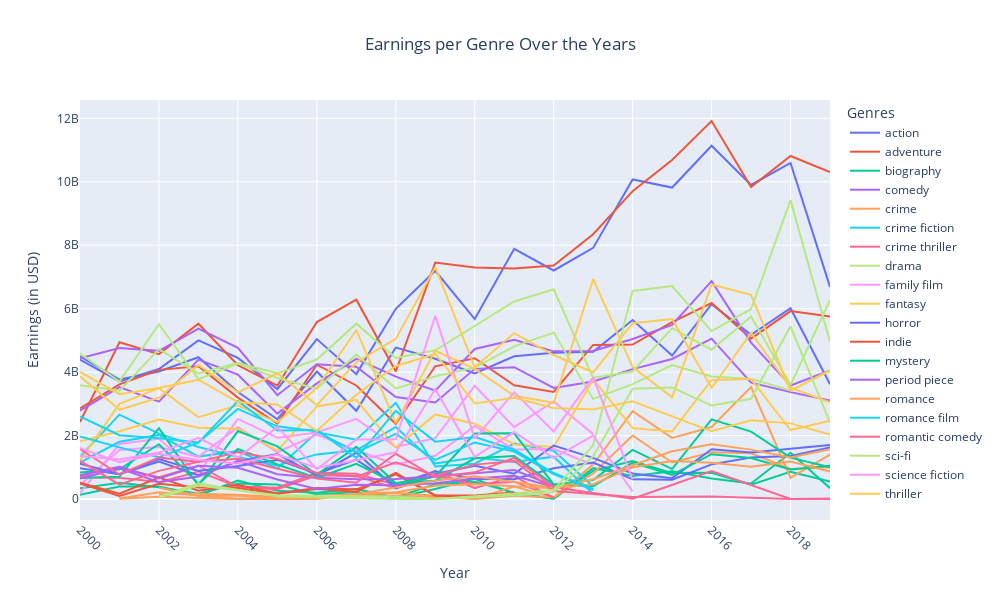

Notebook cell for this chart:
### Code cell
import pandas as pd
import plotly.express as px

filtered_df = final_inflated.dropna(subset=['Year', 'Genres', 'Domestic(USD)_Inflated', 'Foreign(USD)_Inflated'])
filtered_df['Year'] = filtered_df['Year'].astype(int)

filtered_df['Genres'] = filtered_df['Genres'].str.split(', ') 
genre_year_df = filtered_df.explode('Genres')

# Filter to only include top 20 genres
genre_year_df = genre_year_df[genre_year_df['Genres'].isin(top_20_genres)]

# Group by Genre and Year and aggregate earnings data
genre_year_data = genre_year_df.groupby(['Genres', 'Year']).agg(
    Total_Domestic = pd.NamedAgg(column='Domestic(USD)_Inflated', aggfunc='sum'),
    Total_Foreign = pd.NamedAgg(column='Foreign(USD)_Inflated', aggfunc='sum'),
    Total_Film_Count = pd.NamedAgg(column='Name', aggfunc='count')
).reset_index()

genre_year_data['Domestic_Percentage'] = (genre_year_data['Total_Domestic'] / (genre_year_data['Total_Domestic'] + genre_year_data['Total_Foreign'])) * 100
genre_year_data['Foreign_Percentage'] = (genre_year_data['Total_Foreign'] / (genre_year_data['Total_Domestic'] + genre_year_data['Total_Foreign'])) * 100

# Bar chart showing the total earnings and film count by genre
fig1 = px.bar(
    genre_year_data, 
    x='Genres', 
    y='Total_Film_Count', 
    title="Number of Films per Genre",
    labels={'Total_Film_Count': 'Number of Films'},
    color='Genres',
    color_discrete_sequence=px.colors.qualitative.Set2
)

# Bar chart showing the total earnings per genre (Domestic vs Foreign)
fig2 = px.bar(
    genre_year_data, 
    x='Genres', 
    y=['Total_Domestic', 'Total_Foreign'], 
    title="Total Earnings (Domestic vs Foreign) per Genre",
    labels={'value': 'Total Earnings (in USD)', 'variable': 'Type of Earnings'},
    barmode='group', 
    color_discrete_sequence=px.colors.qualitative.Set1
)

# Adding line plot showing earnings per year
fig3 = px.line(
    genre_year_data,
    x='Year',
    y=['Total_Domestic', 'Total_Foreign'],
    color='Genres',
    title="Earnings per Genre Over the Years",
    labels={'value': 'Earnings (in USD)', 'Year': 'Year'},
    line_shape='linear'
)

# Update Layout for bar charts
fig1.update_layout(
    xaxis=dict(title="Genres", tickangle=45),
    yaxis=dict(title="Number of Films"),
    legend_title_text="Genres",
    title_x=0.5,
    height=600,
    width=1000
)

fig2.update_layout(
    xaxis=dict(title="Genres", tickangle=45),
    yaxis=dict(title="Total Earnings (in USD)"),
    legend_title_text="Type of Earnings",
    title_x=0.5,
    height=600,
    width=1000
)

### Figure 1 — Plotly figure (JSON) as saved in the notebook; plotly's stock layout.template omitted (floating-point values rounded to 4 significant figures)
{"data": [{"hovertemplate": "Genres=action<br>variable=Total_Domestic<br>Year=%{x}<br>Earnings (in USD)=%{y}<extra></extra>", "legendgroup": "action", "line": {"color": "#636efa", "dash": "solid", "shape": "linear"}, "marker": {"symbol": "circle"}, "mode": "lines", "name": "action", "orientation": "v", "showlegend": true, "type": "scatter", "x": [2000, 2001, 2002, 2003, 2004, 2005, 2006, 2007, 2008, 2009, 2010, 2011, 2012, 2013, 2014, 2015, 2016, 2017, 2018, 2019], "xaxis": "x", "y": [4498000000.0, 3765000000.0, 4020000000.0, 4469000000.0, 3371000000.0, 2514000000.0, 4019000000.0, 2780000000.0, 4774000000.0, 4419000000.0, 3955000000.0, 4498000000.0, 4611000000.0, 4644000000.0, 5641000000.0, 4524000000.0, 6141000000.0, 5175000000.0, 6016000000.0, 3619000000.0], "yaxis": "y"}, {"hovertemplate": "Genres=action<br>variable=Total_Foreign<br>Year=%{x}<br>Earnings (in USD)=%{y}<extra></extra>", "legendgroup": "action", "line": {"color": "#636efa", "dash": "solid", "shape": "linear"}, "marker": {"symbol": "circle"}, "mode": "lines", "name": "action", "orientation": "v", "showlegend": false, "type": "scatter", "x": [2000, 2001, 2002, 2003, 2004, 2005, 2006, 2007, 2008, 2009, 2010, 2011, 2012, 2013, 2014, 2015, 2016, 2017, 2018, 2019], "xaxis": "x", "y": [4392000000.0, 3709000000.0, 4097000000.0, 5000000000.0, 4450000000.0, 3468000000.0, 5040000000.0, 3936000000.0, 5995000000.0, 7192000000.0, 5671000000.0, 7887000000.0, 7203000000.0, 7916000000.0, 10070000000.0, 9818000000.0, 11140000000.0, 9899000000.0, 10590000000.0, 6688000000.0], "yaxis": "y"}, {"hovertemplate": "Genres=adventure<br>variable=Total_Domestic<br>Year=%{x}<br>Earnings (in USD)=%{y}<extra></extra>", "legendgroup": "adventure", "line": {"color": "#EF553B", "dash": "solid", "shape": "linear"}, "marker": {"symbol": "circle"}, "mode": "lines", "name": "adventure", "orientation": "v", "showlegend": true, "type": "scatter", "x": [2000, 2001, 2002, 2003, 2004, 2005, 2006, 2007, 2008, 2009, 2010, 2011, 2012, 2013, 2014, 2015, 2016, 2017, 2018, 2019], "xaxis": "x", "y": [2856000000.0, 3613000000.0, 4071000000.0, 4184000000.0, 3197000000.0, 2376000000.0, 4233000000.0, 3578000000.0, 2367000000.0, 4183000000.0, 4438000000.0, 3585000000.0, 3376000000.0, 4856000000.0, 4867000000.0, 5579000000.0, 6179000000.0, 5056000000.0, 5924000000.0, 5751000000.0], "yaxis": "y"}, {"hovertemplate": "Genres=adventure<br>variable=Total_Foreign<br>Year=%{x}<br>Earnings (in USD)=%{y}<extra></extra>", "legendgroup": "adventure", "line": {"color": "#EF553B", "dash": "solid", "shape": "linear"}, "marker": {"symbol": "circle"}, "mode": "lines", "name": "adventure", "orientation": "v", "showlegend": false, "type": "scatter", "x": [2000, 2001, 2002, 2003, 2004, 2005, 2006, 2007, 2008, 2009, 2010, 2011, 2012, 2013, 2014, 2015, 2016, 2017, 2018, 2019], "xaxis": "x", "y": [2427000000.0, 4940000000.0, 4566000000.0, 5526000000.0, 4219000000.0, 3576000000.0, 5577000000.0, 6283000000.0, 4019000000.0, 7453000000.0, 7299000000.0, 7265000000.0, 7359000000.0, 8348000000.0, 9705000000.0, 10680000000.0, 11920000000.0, 9834000000.0, 10810000000.0, 10310000000.0], "yaxis": "y"}, {"hovertemplate": "Genres=biography<br>variable=Total_Domestic<br>Year=%{x}<br>Earnings (in USD)=%{y}<extra></extra>", "legendgroup": "biography", "line": {"color": "#00cc96", "dash": "solid", "shape": "linear"}, "marker": {"symbol": "circle"}, "mode": "lines", "name": "biography", "orientation": "v", "showlegend": true, "type": "scatter", "x": [2000, 2001, 2002, 2003, 2004, 2005, 2006, 2007, 2008, 2009, 2010, 2011, 2012, 2013, 2014, 2015, 2016, 2017, 2018, 2019], "xaxis": "x", "y": [340200000.0, 509600000.0, 374000000.0, 169600000.0, 490800000.0, 457400000.0, 140100000.0, 220300000.0, 49220000.0, 474400000.0, 544900000.0, 200500000.0, 7856000.0, 893000000.0, 1200000000.0, 816700000.0, 825900000.0, 448400000.0, 854600000.0, 551100000.0], "yaxis": "y"}, {"hovertemplate": "Genres=biography<br>variable=Total_Foreign<br>Year=%{x}<br>Earnings (in USD)=%{y}<extra></extra>", "legendgroup": "biography", "line": {"color": "#00cc96", "dash": "solid", "shape": "linear"}, "marker": {"symbol": "circle"}, "mode": "lines", "name": "biography", "orientation": "v", "showlegend": false, "type": "scatter", "x": [2000, 2001, 2002, 2003, 2004, 2005, 2006, 2007, 2008, 2009, 2010, 2011, 2012, 2013, 2014, 2015, 2016, 2017, 2018, 2019], "xaxis": "x", "y": [135700000.0, 390100000.0, 392300000.0, 110000000.0, 579700000.0, 262900000.0, 200300000.0, 316300000.0, 41310000.0, 314400000.0, 635400000.0, 170700000.0, 6090000.0, 977500000.0, 723400000.0, 874300000.0, 644900000.0, 488500000.0, 1458000000.0, 341600000.0], "yaxis": "y"}, {"hovertemplate": "Genres=comedy<br>variable=Total_Domestic<br>Year=%{x}<br>Earnings (in USD)=%{y}<extra></extra>", "legendgroup": "comedy", "line": {"color": "#ab63fa", "dash": "solid", "shape": "linear"}, "marker": {"symbol": "circle"}, "mode": "lines", "name": "comedy", "orientation": "v", "showlegend": true, "type": "scatter", "x": [2000, 2001, 2002, 2003, 2004, 2005, 2006, 2007, 2008, 2009, 2010, 2011, 2012, 2013, 2014, 2015, 2016, 2017, 2018, 2019], "xaxis": "x", "y": [4433000000.0, 4757000000.0, 4670000000.0, 5371000000.0, 4764000000.0, 3272000000.0, 4247000000.0, 4168000000.0, 3212000000.0, 3045000000.0, 4102000000.0, 4155000000.0, 3502000000.0, 3702000000.0, 4095000000.0, 4414000000.0, 5055000000.0, 3669000000.0, 3369000000.0, 3104000000.0], "yaxis": "y"}, {"hovertemplate": "Genres=comedy<br>variable=Total_Foreign<br>Year=%{x}<br>Earnings (in USD)=%{y}<extra></extra>", "legendgroup": "comedy", "line": {"color": "#ab63fa", "dash": "solid", "shape": "linear"}, "marker": {"symbol": "circle"}, "mode": "lines", "name": "comedy", "orientation": "v", "showlegend": false, "type": "scatter", "x": [2000, 2001, 2002, 2003, 2004, 2005, 2006, 2007, 2008, 2009, 2010, 2011, 2012, 2013, 2014, 2015, 2016, 2017, 2018, 2019], "xaxis": "x", "y": [2785000000.0, 3525000000.0, 3068000000.0, 4396000000.0, 3919000000.0, 2692000000.0, 3645000000.0, 4416000000.0, 3858000000.0, 3415000000.0, 4729000000.0, 5020000000.0, 4654000000.0, 4664000000.0, 5044000000.0, 5486000000.0, 6866000000.0, 4931000000.0, 3578000000.0, 4054000000.0], "yaxis": "y"}, {"hovertemplate": "Genres=crime<br>variable=Total_Domestic<br>Year=%{x}<br>Earnings (in USD)=%{y}<extra></extra>", "legendgroup": "crime", "line": {"color": "#FFA15A", "dash": "solid", "shape": "linear"}, "marker": {"symbol": "circle"}, "mode": "lines", "name": "crime", "orientation": "v", "showlegend": true, "type": "scatter", "x": [2002, 2003, 2004, 2005, 2008, 2010, 2011, 2012, 2013, 2014, 2015, 2016, 2017, 2018, 2019], "xaxis": "x", "y": [352900000.0, 106300000.0, 98970000.0, 39250000.0, 199100000.0, 146800.0, 103300000.0, 53730000.0, 802400000.0, 2003000000.0, 1150000000.0, 1472000000.0, 1443000000.0, 947300000.0, 1004000000.0], "yaxis": "y"}, {"hovertemplate": "Genres=crime<br>variable=Total_Foreign<br>Year=%{x}<br>Earnings (in USD)=%{y}<extra></extra>", "legendgroup": "crime", "line": {"color": "#FFA15A", "dash": "solid", "shape": "linear"}, "marker": {"symbol": "circle"}, "mode": "lines", "name": "crime", "orientation": "v", "showlegend": false, "type": "scatter", "x": [2002, 2003, 2004, 2005, 2008, 2010, 2011, 2012, 2013, 2014, 2015, 2016, 2017, 2018, 2019], "xaxis": "x", "y": [146500000.0, 168000000.0, 131400000.0, 65050000.0, 112400000.0, 4577000.0, 394700000.0, 50350000.0, 1084000000.0, 2769000000.0, 1927000000.0, 2268000000.0, 3530000000.0, 664800000.0, 1397000000.0], "yaxis": "y"}, {"hovertemplate": "Genres=crime fiction<br>variable=Total_Domestic<br>Year=%{x}<br>Earnings (in USD)=%{y}<extra></extra>", "legendgroup": "crime fiction", "line": {"color": "#19d3f3", "dash": "solid", "shape": "linear"}, "marker": {"symbol": "circle"}, "mode": "lines", "name": "crime fiction", "orientation": "v", "showlegend": true, "type": "scatter", "x": [2000, 2001, 2002, 2003, 2004, 2005, 2006, 2007, 2008, 2009, 2010, 2011, 2012, 2013], "xaxis": "x", "y": [1334000000.0, 2658000000.0, 2061000000.0, 1637000000.0, 1323000000.0, 1055000000.0, 1406000000.0, 1535000000.0, 2270000000.0, 1122000000.0, 1309000000.0, 1163000000.0, 1335000000.0, 154200000.0], "yaxis": "y"}, {"hovertemplate": "Genres=crime fiction<br>variable=Total_Foreign<br>Year=%{x}<br>Earnings (in USD)=%{y}<extra></extra>", "legendgroup": "crime fiction", "line": {"color": "#19d3f3", "dash": "solid", "shape": "linear"}, "marker": {"symbol": "circle"}, "mode": "lines", "name": "crime fiction", "orientation": "v", "showlegend": false, "type": "scatter", "x": [2000, 2001, 2002, 2003, 2004, 2005, 2006, 2007, 2008, 2009, 2010, 2011, 2012, 2013], "xaxis": "x", "y": [1143000000.0, 1803000000.0, 2020000000.0, 1337000000.0, 1512000000.0, 965000000.0, 2100000000.0, 1871000000.0, 3034000000.0, 1023000000.0, 1112000000.0, 1747000000.0, 1521000000.0, 393800000.0], "yaxis": "y"}, {"hovertemplate": "Genres=crime thriller<br>variable=Total_Domestic<br>Year=%{x}<br>Earnings (in USD)=%{y}<extra></extra>", "legendgroup": "crime thriller", "line": {"color": "#FF6692", "dash": "solid", "shape": "linear"}, "marker": {"symbol": "circle"}, "mode": "lines", "name": "crime thriller", "orientation": "v", "showlegend": true, "type": "scatter", "x": [2000, 2001, 2002, 2003, 2004, 2005, 2006, 2007, 2008, 2009, 2010, 2011, 2012], "xaxis": "x", "y": [711300000.0, 959000000.0, 687800000.0, 1049000000.0, 374400000.0, 311300000.0, 746400000.0, 727500000.0, 332900000.0, 730000000.0, 465200000.0, 545600000.0, 61100000.0], "yaxis": "y"}, {"hovertemplate": "Genres=crime thriller<br>variable=Total_Foreign<br>Year=%{x}<br>Earnings (in USD)=%{y}<extra></extra>", "legendgroup": "crime thriller", "line": {"color": "#FF6692", "dash": "solid", "shape": "linear"}, "marker": {"symbol": "circle"}, "mode": "lines", "name": "crime thriller", "orientation": "v", "showlegend": false, "type": "scatter", "x": [2000, 2001, 2002, 2003, 2004, 2005, 2006, 2007, 2008, 2009, 2010, 2011, 2012], "xaxis": "x", "y": [677100000.0, 673300000.0, 532400000.0, 859000000.0, 391000000.0, 353600000.0, 828700000.0, 797000000.0, 447800000.0, 881800000.0, 339200000.0, 720300000.0, 29820000.0], "yaxis": "y"}, {"hovertemplate": "Genres=drama<br>variable=Total_Domestic<br>Year=%{x}<br>Earnings (in USD)=%{y}<extra></extra>", "legendgroup": "drama", "line": {"color": "#B6E880", "dash": "solid", "shape": "linear"}, "marker": {"symbol": "circle"}, "mode": "lines", "name": "drama", "orientation": "v", "showlegend": true, "type": "scatter", "x": [2000, 2001, 2002, 2003, 2004, 2005, 2006, 2007, 2008, 2009, 2010, 2011, 2012, 2013, 2014, 2015, 2016, 2017, 2018, 2019], "xaxis": "x", "y": [4583000000.0, 3701000000.0, 5508000000.0, 3778000000.0, 4267000000.0, 3812000000.0, 3479000000.0, 4551000000.0, 3485000000.0, 3866000000.0, 4143000000.0, 4810000000.0, 5245000000.0, 3156000000.0, 3619000000.0, 4219000000.0, 3863000000.0, 3787000000.0, 3420000000.0, 4042000000.0], "yaxis": "y"}, {"hovertemplate": "Genres=drama<br>variable=Total_Foreign<br>Year=%{x}<br>Earnings (in USD)=%{y}<extra></extra>", "legendgroup": "drama", "line": {"color": "#B6E880", "dash": "solid", "shape": "linear"}, "marker": {"symbol": "circle"}, "mode": "lines", "name": "drama", "orientation": "v", "showlegend": false, "type": "scatter", "x": [2000, 2001, 2002, 2003, 2004, 2005, 2006, 2007, 2008, 2009, 2010, 2011, 2012, 2013, 2014, 2015, 2016, 2017, 2018, 2019], "xaxis": "x", "y": [3589000000.0, 3418000000.0, 4723000000.0, 3958000000.0, 4287000000.0, 3961000000.0, 4396000000.0, 5528000000.0, 4446000000.0, 4689000000.0, 5454000000.0, 6226000000.0, 6609000000.0, 3821000000.0, 4018000000.0, 5385000000.0, 4706000000.0, 5754000000.0, 3590000000.0, 6275000000.0], "yaxis": "y"}, {"hovertemplate": "Genres=family film<br>variable=Total_Domestic<br>Year=%{x}<br>Earnings (in USD)=%{y}<extra></extra>", "legendgroup": "family film", "line": {"color": "#FF97FF", "dash": "solid", "shape": "linear"}, "marker": {"symbol": "circle"}, "mode": "lines", "name": "family film", "orientation": "v", "showlegend": true, "type": "scatter", "x": [2000, 2001, 2002, 2003, 2004, 2005, 2006, 2007, 2008, 2009, 2010, 2011, 2012, 2013], "xaxis": "x", "y": [439300000.0, 1543000000.0, 1642000000.0, 1330000000.0, 2265000000.0, 1473000000.0, 2031000000.0, 1536000000.0, 1091000000.0, 1363000000.0, 2306000000.0, 1564000000.0, 1574000000.0, 1081000000.0], "yaxis": "y"}, {"hovertemplate": "Genres=family film<br>variable=Total_Foreign<br>Year=%{x}<br>Earnings (in USD)=%{y}<extra></extra>", "legendgroup": "family film", "line": {"color": "#FF97FF", "dash": "solid", "shape": "linear"}, "marker": {"symbol": "circle"}, "mode": "lines", "name": "family film", "orientation": "v", "showlegend": false, "type": "scatter", "x": [2000, 2001, 2002, 2003, 2004, 2005, 2006, 2007, 2008, 2009, 2010, 2011, 2012, 2013], "xaxis": "x", "y": [187100000.0, 1732000000.0, 1897000000.0, 807700000.0, 2525000000.0, 1934000000.0, 2097000000.0, 2524000000.0, 1639000000.0, 1917000000.0, 3569000000.0, 2265000000.0, 3072000000.0, 2046000000.0], "yaxis": "y"}, {"hovertemplate": "Genres=fantasy<br>variable=Total_Domestic<br>Year=%{x}<br>Earnings (in USD)=%{y}<extra></extra>", "legendgroup": "fantasy", "line": {"color": "#FECB52", "dash": "solid", "shape": "linear"}, "marker": {"symbol": "circle"}, "mode": "lines", "name": "fantasy", "orientation": "v", "showlegend": true, "type": "scatter", "x": [2000, 2001, 2002, 2003, 2004, 2005, 2006, 2007, 2008, 2009, 2010, 2011, 2012, 2013, 2014, 2015, 2016, 2017, 2018, 2019], "xaxis": "x", "y": [1821000000.0, 2133000000.0, 2502000000.0, 2248000000.0, 2218000000.0, 1519000000.0, 2919000000.0, 3123000000.0, 1621000000.0, 2665000000.0, 2374000000.0, 1720000000.0, 1641000000.0, 3767000000.0, 2239000000.0, 2129000000.0, 3753000000.0, 3782000000.0, 2173000000.0, 2467000000.0], "yaxis": "y"}, {"hovertemplate": "Genres=fantasy<br>variable=Total_Foreign<br>Year=%{x}<br>Earnings (in USD)=%{y}<extra></extra>", "legendgroup": "fantasy", "line": {"color": "#FECB52", "dash": "solid", "shape": "linear"}, "marker": {"symbol": "circle"}, "mode": "lines", "name": "fantasy", "orientation": "v", "showlegend": false, "type": "scatter", "x": [2000, 2001, 2002, 2003, 2004, 2005, 2006, 2007, 2008, 2009, 2010, 2011, 2012, 2013, 2014, 2015, 2016, 2017, 2018, 2019], "xaxis": "x", "y": [1210000000.0, 3001000000.0, 3496000000.0, 2581000000.0, 2953000000.0, 2415000000.0, 3506000000.0, 5329000000.0, 2394000000.0, 4673000000.0, 4104000000.0, 3255000000.0, 3034000000.0, 6929000000.0, 4156000000.0, 3206000000.0, 6764000000.0, 6438000000.0, 3416000000.0, 4054000000.0], "yaxis": "y"}, {"hovertemplate": "Genres=horror<br>variable=Total_Domestic<br>Year=%{x}<br>Earnings (in USD)=%{y}<extra></extra>", "legendgroup": "horror", "line": {"color": "#636efa", "dash": "solid", "shape": "linear"}, "marker": {"symbol": "circle"}, "mode": "lines", "name": "horror", "orientation": "v", "showlegend": true, "type": "scatter", "x": [2000, 2001, 2002, 2003, 2004, 2005, 2006, 2007, 2008, 2009, 2010, 2011, 2012, 2013, 2014, 2015, 2016, 2017, 2018, 2019], "xaxis": "x", "y": [1115000000.0, 782100000.0, 1261000000.0, 885700000.0, 1040000000.0, 1232000000.0, 795700000.0, 1242000000.0, 416900000.0, 870300000.0, 631600000.0, 623400000.0, 969400000.0, 1152000000.0, 619600000.0, 606900000.0, 1091000000.0, 1308000000.0, 1355000000.0, 1624000000.0], "yaxis": "y"}, {"hovertemplate": "Genres=horror<br>variable=Total_Foreign<br>Year=%{x}<br>Earnings (in USD)=%{y}<extra></extra>", "legendgroup": "horror", "line": {"color": "#636efa", "dash": "solid", "shape": "linear"}, "marker": {"symbol": "circle"}, "mode": "lines", "name": "horror", "orientation": "v", "showlegend": false, "type": "scatter", "x": [2000, 2001, 2002, 2003, 2004, 2005, 2006, 2007, 2008, 2009, 2010, 2011, 2012, 2013, 2014, 2015, 2016, 2017, 2018, 2019], "xaxis": "x", "y": [973500000.0, 782800000.0, 1182000000.0, 741100000.0, 1186000000.0, 1415000000.0, 741400000.0, 1463000000.0, 338500000.0, 790300000.0, 1047000000.0, 796100000.0, 1687000000.0, 1296000000.0, 806000000.0, 656800000.0, 1569000000.0, 1464000000.0, 1586000000.0, 1699000000.0], "yaxis": "y"}, {"hovertemplate": "Genres=indie<br>variable=Total_Domestic<br>Year=%{x}<br>Earnings (in USD)=%{y}<extra></extra>", "legendgroup": "indie", "line": {"color": "#EF553B", "dash": "solid", "shape": "linear"}, "marker": {"symbol": "circle"}, "mode": "lines", "name": "indie", "orientation": "v", "showlegend": true, "type": "scatter", "x": [2000, 2001, 2002, 2003, 2004, 2005, 2006, 2007, 2008, 2009, 2010, 2011], "xaxis": "x", "y": [517000000.0, 167600000.0, 675100000.0, 258700000.0, 440200000.0, 176300000.0, 348300000.0, 299800000.0, 776500000.0, 113700000.0, 65020000.0, 108800000.0], "yaxis": "y"}, {"hovertemplate": "Genres=indie<br>variable=Total_Foreign<br>Year=%{x}<br>Earnings (in USD)=%{y}<extra></extra>", "legendgroup": "indie", "line": {"color": "#EF553B", "dash": "solid", "shape": "linear"}, "marker": {"symbol": "circle"}, "mode": "lines", "name": "indie", "orientation": "v", "showlegend": false, "type": "scatter", "x": [2000, 2001, 2002, 2003, 2004, 2005, 2006, 2007, 2008, 2009, 2010, 2011], "xaxis": "x", "y": [492600000.0, 95850000.0, 479300000.0, 363100000.0, 347100000.0, 163700000.0, 315200000.0, 230000000.0, 827300000.0, 110300000.0, 112900000.0, 208000000.0], "yaxis": "y"}, {"hovertemplate": "Genres=mystery<br>variable=Total_Domestic<br>Year=%{x}<br>Earnings (in USD)=%{y}<extra></extra>", "legendgroup": "mystery", "line": {"color": "#00cc96", "dash": "solid", "shape": "linear"}, "marker": {"symbol": "circle"}, "mode": "lines", "name": "mystery", "orientation": "v", "showlegend": true, "type": "scatter", "x": [2000, 2001, 2002, 2003, 2004, 2005, 2006, 2007, 2008, 2009, 2010, 2011, 2012, 2013, 2014, 2015, 2016, 2017, 2018, 2019], "xaxis": "x", "y": [833300000.0, 937200000.0, 1725000000.0, 479100000.0, 1578000000.0, 1086000000.0, 662000000.0, 1111000000.0, 499400000.0, 575500000.0, 1282000000.0, 1355000000.0, 445400000.0, 399400000.0, 1146000000.0, 759100000.0, 1412000000.0, 1293000000.0, 932200000.0, 1047000000.0], "yaxis": "y"}, {"hovertemplate": "Genres=mystery<br>variable=Total_Foreign<br>Year=%{x}<br>Earnings (in USD)=%{y}<extra></extra>", "legendgroup": "mystery", "line": {"color": "#00cc96", "dash": "solid", "shape": "linear"}, "marker": {"symbol": "circle"}, "mode": "lines", "name": "mystery", "orientation": "v", "showlegend": false, "type": "scatter", "x": [2000, 2001, 2002, 2003, 2004, 2005, 2006, 2007, 2008, 2009, 2010, 2011, 2012, 2013, 2014, 2015, 2016, 2017, 2018, 2019], "xaxis": "x", "y": [664900000.0, 705300000.0, 2232000000.0, 423200000.0, 2141000000.0, 1660000000.0, 773300000.0, 1643000000.0, 494300000.0, 708100000.0, 2065000000.0, 2072000000.0, 460100000.0, 594200000.0, 1547000000.0, 944800000.0, 2509000000.0, 2123000000.0, 1305000000.0, 998800000.0], "yaxis": "y"}, {"hovertemplate": "Genres=period piece<br>variable=Total_Domestic<br>Year=%{x}<br>Earnings (in USD)=%{y}<extra></extra>", "legendgroup": "period piece", "line": {"color": "#ab63fa", "dash": "solid", "shape": "linear"}, "marker": {"symbol": "circle"}, "mode": "lines", "name": "period piece", "orientation": "v", "showlegend": true, "type": "scatter", "x": [2000, 2001, 2002, 2003, 2004, 2005, 2006, 2007, 2008, 2009, 2010, 2011, 2012], "xaxis": "x", "y": [746900000.0, 1012000000.0, 647000000.0, 1046000000.0, 982500000.0, 612100000.0, 315900000.0, 450000000.0, 433400000.0, 497400000.0, 643000000.0, 733000000.0, 375800000.0], "yaxis": "y"}, {"hovertemplate": "Genres=period piece<br>variable=Total_Foreign<br>Year=%{x}<br>Earnings (in USD)=%{y}<extra></extra>", "legendgroup": "period piece", "line": {"color": "#ab63fa", "dash": "solid", "shape": "linear"}, "marker": {"symbol": "circle"}, "mode": "lines", "name": "period piece", "orientation": "v", "showlegend": false, "type": "scatter", "x": [2000, 2001, 2002, 2003, 2004, 2005, 2006, 2007, 2008, 2009, 2010, 2011, 2012], "xaxis": "x", "y": [643500000.0, 965800000.0, 528300000.0, 707200000.0, 1200000000.0, 782200000.0, 668600000.0, 620700000.0, 628200000.0, 711900000.0, 812900000.0, 913900000.0, 415900000.0], "yaxis": "y"}, {"hovertemplate": "Genres=romance<br>variable=Total_Domestic<br>Year=%{x}<br>Earnings (in USD)=%{y}<extra></extra>", "legendgroup": "romance", "line": {"color": "#FFA15A", "dash": "solid", "shape": "linear"}, "marker": {"symbol": "circle"}, "mode": "lines", "name": "romance", "orientation": "v", "showlegend": true, "type": "scatter", "x": [2001, 2002, 2004, 2006, 2007, 2008, 2009, 2010, 2012, 2013, 2014, 2015, 2016, 2017, 2018, 2019], "xaxis": "x", "y": [12170000.0, 211400000.0, 4027000.0, 90710000.0, 160800000.0, 209600000.0, 416200000.0, 463700000.0, 337900000.0, 467700000.0, 998700000.0, 1199000000.0, 1140000000.0, 1017000000.0, 1184000000.0, 864600000.0], "yaxis": "y"}, {"hovertemplate": "Genres=romance<br>variable=Total_Foreign<br>Year=%{x}<br>Earnings (in USD)=%{y}<extra></extra>", "legendgroup": "romance", "line": {"color": "#FFA15A", "dash": "solid", "shape": "linear"}, "marker": {"symbol": "circle"}, "mode": "lines", "name": "romance", "orientation": "v", "showlegend": false, "type": "scatter", "x": [2001, 2002, 2004, 2006, 2007, 2008, 2009, 2010, 2012, 2013, 2014, 2015, 2016, 2017, 2018, 2019], "xaxis": "x", "y": [5177000.0, 73090000.0, 20690.0, 89660.0, 149500000.0, 365400000.0, 579300000.0, 715300000.0, 351400000.0, 622500000.0, 1062000000.0, 1504000000.0, 1727000000.0, 1557000000.0, 1312000000.0, 1571000000.0], "yaxis": "y"}, {"hovertemplate": "Genres=romance film<br>variable=Total_Domestic<br>Year=%{x}<br>Earnings (in USD)=%{y}<extra></extra>", "legendgroup": "romance film", "line": {"color": "#19d3f3", "dash": "solid", "shape": "linear"}, "marker": {"symbol": "circle"}, "mode": "lines", "name": "romance film", "orientation": "v", "showlegend": true, "type": "scatter", "x": [2000, 2001, 2002, 2003, 2004, 2005, 2006, 2007, 2008, 2009, 2010, 2011, 2012, 2013], "xaxis": "x", "y": [2604000000.0, 2012000000.0, 1917000000.0, 1783000000.0, 2839000000.0, 2292000000.0, 2132000000.0, 1469000000.0, 2053000000.0, 1233000000.0, 1782000000.0, 1497000000.0, 786600000.0, 284800000.0], "yaxis": "y"}, {"hovertemplate": "Genres=romance film<br>variable=Total_Foreign<br>Year=%{x}<br>Earnings (in USD)=%{y}<extra></extra>", "legendgroup": "romance film", "line": {"color": "#19d3f3", "dash": "solid", "shape": "linear"}, "marker": {"symbol": "circle"}, "mode": "lines", "name": "romance film", "orientation": "v", "showlegend": false, "type": "scatter", "x": [2000, 2001, 2002, 2003, 2004, 2005, 2006, 2007, 2008, 2009, 2010, 2011, 2012, 2013], "xaxis": "x", "y": [1970000000.0, 1627000000.0, 1320000000.0, 1778000000.0, 3084000000.0, 2160000000.0, 2172000000.0, 1297000000.0, 2777000000.0, 1809000000.0, 1954000000.0, 1555000000.0, 818900000.0, 314400000.0], "yaxis": "y"}, {"hovertemplate": "Genres=romantic comedy<br>variable=Total_Domestic<br>Year=%{x}<br>Earnings (in USD)=%{y}<extra></extra>", "legendgroup": "romantic comedy", "line": {"color": "#FF6692", "dash": "solid", "shape": "linear"}, "marker": {"symbol": "circle"}, "mode": "lines", "name": "romantic comedy", "orientation": "v", "showlegend": true, "type": "scatter", "x": [2000, 2001, 2002, 2003, 2004, 2005, 2006, 2007, 2008, 2009, 2010, 2011, 2012, 2014, 2016, 2018, 2019], "xaxis": "x", "y": [1576000000.0, 772800000.0, 1304000000.0, 1178000000.0, 1477000000.0, 1264000000.0, 821600000.0, 705700000.0, 1158000000.0, 743400000.0, 1084000000.0, 1200000000.0, 252600000.0, 65180000.0, 77190000.0, 3916000.0, 7190000.0], "yaxis": "y"}, {"hovertemplate": "Genres=romantic comedy<br>variable=Total_Foreign<br>Year=%{x}<br>Earnings (in USD)=%{y}<extra></extra>", "legendgroup": "romantic comedy", "line": {"color": "#FF6692", "dash": "solid", "shape": "linear"}, "marker": {"symbol": "circle"}, "mode": "lines", "name": "romantic comedy", "orientation": "v", "showlegend": false, "type": "scatter", "x": [2000, 2001, 2002, 2003, 2004, 2005, 2006, 2007, 2008, 2009, 2010, 2011, 2012, 2014, 2016, 2018, 2019], "xaxis": "x", "y": [1199000000.0, 454200000.0, 886900000.0, 1172000000.0, 1269000000.0, 958100000.0, 646300000.0, 512900000.0, 1425000000.0, 683800000.0, 840200000.0, 1295000000.0, 367400000.0, 10170000.0, 881200000.0, 2640000.0, 4454000.0], "yaxis": "y"}, {"hovertemplate": "Genres=sci-fi<br>variable=Total_Domestic<br>Year=%{x}<br>Earnings (in USD)=%{y}<extra></extra>", "legendgroup": "sci-fi", "line": {"color": "#B6E880", "dash": "solid", "shape": "linear"}, "marker": {"symbol": "circle"}, "mode": "lines", "name": "sci-fi", "orientation": "v", "showlegend": true, "type": "scatter", "x": [2002, 2003, 2005, 2008, 2009, 2011, 2012, 2013, 2014, 2015, 2016, 2017, 2018, 2019], "xaxis": "x", "y": [70280000.0, 495400000.0, 81980000.0, 284700.0, 155000.0, 111300000.0, 210000000.0, 1348000000.0, 3477000000.0, 3513000000.0, 2946000000.0, 3158000000.0, 5444000000.0, 2419000000.0], "yaxis": "y"}, {"hovertemplate": "Genres=sci-fi<br>variable=Total_Foreign<br>Year=%{x}<br>Earnings (in USD)=%{y}<extra></extra>", "legendgroup": "sci-fi", "line": {"color": "#B6E880", "dash": "solid", "shape": "linear"}, "marker": {"symbol": "circle"}, "mode": "lines", "name": "sci-fi", "orientation": "v", "showlegend": false, "type": "scatter", "x": [2002, 2003, 2005, 2008, 2009, 2011, 2012, 2013, 2014, 2015, 2016, 2017, 2018, 2019], "xaxis": "x", "y": [39130000.0, 421700000.0, 117400000.0, 67720000.0, 6557.0, 170800000.0, 289800000.0, 1695000000.0, 6557000000.0, 6715000000.0, 5294000000.0, 5988000000.0, 9419000000.0, 4958000000.0], "yaxis": "y"}, {"hovertemplate": "Genres=science fiction<br>variable=Total_Domestic<br>Year=%{x}<br>Earnings (in USD)=%{y}<extra></extra>", "legendgroup": "science fiction", "line": {"color": "#FF97FF", "dash": "solid", "shape": "linear"}, "marker": {"symbol": "circle"}, "mode": "lines", "name": "science fiction", "orientation": "v", "showlegend": true, "type": "scatter", "x": [2000, 2001, 2002, 2003, 2004, 2005, 2006, 2007, 2008, 2009, 2010, 2011, 2012, 2013, 2014], "xaxis": "x", "y": [1605000000.0, 1161000000.0, 1425000000.0, 1229000000.0, 1116000000.0, 1399000000.0, 975900000.0, 1227000000.0, 1474000000.0, 3460000000.0, 1330000000.0, 2111000000.0, 1286000000.0, 1997000000.0, 235100000.0], "yaxis": "y"}, {"hovertemplate": "Genres=science fiction<br>variable=Total_Foreign<br>Year=%{x}<br>Earnings (in USD)=%{y}<extra></extra>", "legendgroup": "science fiction", "line": {"color": "#FF97FF", "dash": "solid", "shape": "linear"}, "marker": {"symbol": "circle"}, "mode": "lines", "name": "science fiction", "orientation": "v", "showlegend": false, "type": "scatter", "x": [2000, 2001, 2002, 2003, 2004, 2005, 2006, 2007, 2008, 2009, 2010, 2011, 2012, 2013, 2014], "xaxis": "x", "y": [1355000000.0, 1245000000.0, 1464000000.0, 1929000000.0, 1309000000.0, 2266000000.0, 941000000.0, 1877000000.0, 1884000000.0, 5773000000.0, 1903000000.0, 3369000000.0, 2131000000.0, 3832000000.0, 616500000.0], "yaxis": "y"}, {"hovertemplate": "Genres=thriller<br>variable=Total_Domestic<br>Year=%{x}<br>Earnings (in USD)=%{y}<extra></extra>", "legendgroup": "thriller", "line": {"color": "#FECB52", "dash": "solid", "shape": "linear"}, "marker": {"symbol": "circle"}, "mode": "lines", "name": "thriller", "orientation": "v", "showlegend": true, "type": "scatter", "x": [2000, 2001, 2002, 2003, 2004, 2005, 2006, 2007, 2008, 2009, 2010, 2011, 2012, 2013, 2014, 2015, 2016, 2017, 2018, 2019], "xaxis": "x", "y": [4007000000.0, 3305000000.0, 3502000000.0, 3761000000.0, 3050000000.0, 2981000000.0, 2145000000.0, 3289000000.0, 4194000000.0, 4571000000.0, 3012000000.0, 3192000000.0, 2869000000.0, 2824000000.0, 3083000000.0, 2610000000.0, 2134000000.0, 2482000000.0, 2384000000.0, 2035000000.0], "yaxis": "y"}, {"hovertemplate": "Genres=thriller<br>variable=Total_Foreign<br>Year=%{x}<br>Earnings (in USD)=%{y}<extra></extra>", "legendgroup": "thriller", "line": {"color": "#FECB52", "dash": "solid", "shape": "linear"}, "marker": {"symbol": "circle"}, "mode": "lines", "name": "thriller", "orientation": "v", "showlegend": false, "type": "scatter", "x": [2000, 2001, 2002, 2003, 2004, 2005, 2006, 2007, 2008, 2009, 2010, 2011, 2012, 2013, 2014, 2015, 2016, 2017, 2018, 2019], "xaxis": "x", "y": [3865000000.0, 2811000000.0, 3193000000.0, 4222000000.0, 3359000000.0, 3965000000.0, 2961000000.0, 4312000000.0, 5048000000.0, 7306000000.0, 4155000000.0, 5229000000.0, 4539000000.0, 3989000000.0, 5544000000.0, 5673000000.0, 3499000000.0, 5236000000.0, 3511000000.0, 3044000000.0], "yaxis": "y"}], "layout": {"height": 600, "legend": {"title": {"text": "Genres"}, "tracegroupgap": 0}, "title": {"text": "Earnings per Genre Over the Years", "x": 0.5}, "width": 1000, "xaxis": {"anchor": "y", "domain": [0, 1], "tickangle": 45, "title": {"text": "Year"}}, "yaxis": {"anchor": "x", "domain": [0, 1], "title": {"text": "Earnings (in USD)"}}}}
